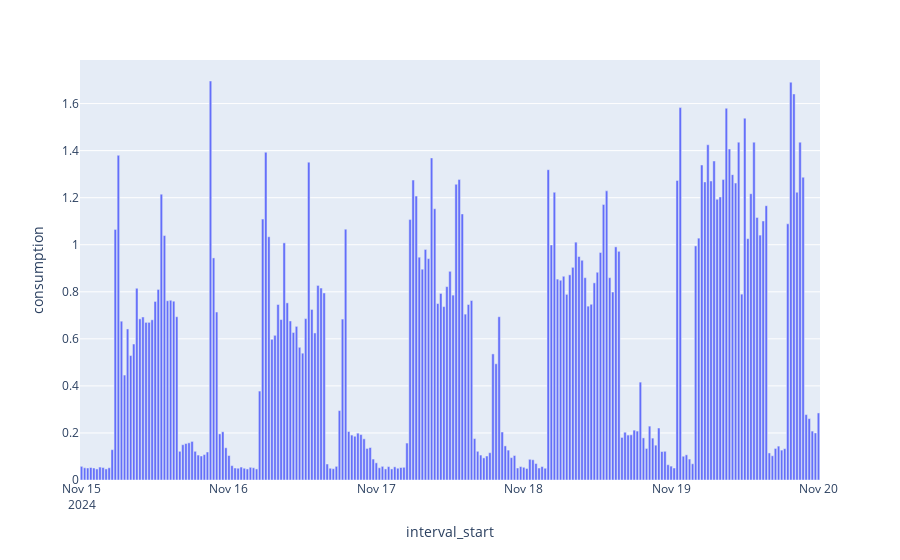

Notebook source saved alongside this figure:
### Code cell
import plotly.express as px

px.bar(df, x="interval_start", y="consumption")

### Figure 1 — Plotly figure (JSON) as saved in the notebook; plotly's stock layout.template omitted (floating-point values rounded to 4 significant figures; data arrays with more than 128 entries replaced by an {"elided": "..."} marker saying what was removed)
{"data": [{"alignmentgroup": "True", "hovertemplate": "interval_start=%{x}<br>consumption=%{y}<extra></extra>", "legendgroup": "", "marker": {"color": "#636efa", "pattern": {"shape": ""}}, "name": "", "offsetgroup": "", "orientation": "v", "showlegend": false, "textposition": "auto", "type": "bar", "x": {"elided": "241 str values"}, "xaxis": "x", "y": {"elided": "241 float values"}, "yaxis": "y"}], "layout": {"barmode": "relative", "legend": {"tracegroupgap": 0}, "margin": {"t": 60}, "xaxis": {"anchor": "y", "domain": [0, 1], "title": {"text": "interval_start"}}, "yaxis": {"anchor": "x", "domain": [0, 1], "title": {"text": "consumption"}}}}
